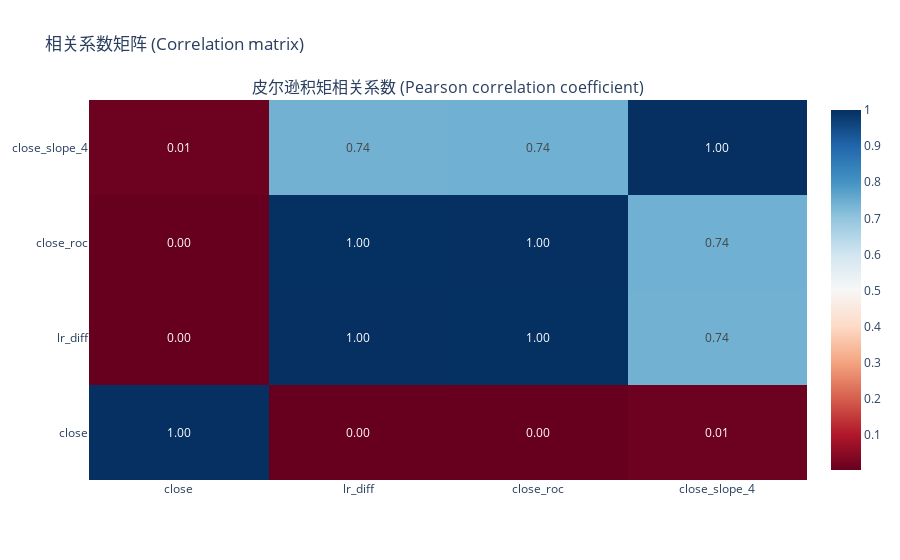

Notebook source saved alongside this figure:
### Code cell
import talib
from mlq.features.correlation import CorrelationAnalyer
from mlq.features.adf import ADFChecker


# corr_checker = CorrChecker(tmp)
# print(corr_checker.corr_check('close', 'slop'))
# corr_checker.plot(['close', 'slop'], method='pearson')


class SlopeFactor:
    timeperiod: int
    factor: pd.Series
    source: str
    

    def __init__(self, timeperiod: int, source: str = 'close'):
        self.timeperiod = timeperiod
        self.source = source
    
    def name(self) -> str:
        return self.source+'_slope_%d' %self.timeperiod
    
    def extract(self, df: pd.DataFrame) -> pd.DataFrame:
        self.factor = pd.Series(talib.LINEARREG_SLOPE(df[self.source].values, timeperiod=self.timeperiod), index=df.index)
        ADFChecker(self.factor).is_stationary()
        df[self.name()] = self.factor
        return df


slope_4 = SlopeFactor(4)
df = slope_4.extract(df)
df.dropna(inplace=True)

ca = CorrelationAnalyer()
print(ca.corr(df['lr_diff'], df[slope_4.name()]))

ca.plot(df[['close', 'lr_diff', 'close_roc', slope_4.name(),]], method='pearson')

df

### Figure 1 — Plotly figure (JSON) as saved in the notebook; plotly's stock layout.template omitted (floating-point values rounded to 4 significant figures)
{"data": [{"colorscale": [[0, "rgb(103,0,31)"], [0.1, "rgb(178,24,43)"], [0.2, "rgb(214,96,77)"], [0.3, "rgb(244,165,130)"], [0.4, "rgb(253,219,199)"], [0.5, "rgb(247,247,247)"], [0.6, "rgb(209,229,240)"], [0.7, "rgb(146,197,222)"], [0.8, "rgb(67,147,195)"], [0.9, "rgb(33,102,172)"], [1, "rgb(5,48,97)"]], "text": [[1, 0.003352, 0.0033, 0.01041], [0.003352, 1, 0.9992, 0.7405], [0.0033, 0.9992, 1, 0.7436], [0.01041, 0.7405, 0.7436, 1]], "texttemplate": "%{text:.2f}", "type": "heatmap", "x": ["close", "lr_diff", "close_roc", "close_slope_4"], "xaxis": "x", "y": ["close", "lr_diff", "close_roc", "close_slope_4"], "yaxis": "y", "z": [[1, 0.003352, 0.0033, 0.01041], [0.003352, 1, 0.9992, 0.7405], [0.0033, 0.9992, 1, 0.7436], [0.01041, 0.7405, 0.7436, 1]]}], "layout": {"annotations": [{"font": {"size": 16}, "showarrow": false, "text": "皮尔逊积矩相关系数 (Pearson correlation coefficient)", "x": 0.5, "xanchor": "center", "xref": "paper", "y": 1, "yanchor": "bottom", "yref": "paper"}], "title": {"text": "相关系数矩阵 (Correlation matrix)"}, "xaxis": {"anchor": "y", "domain": [0, 1]}, "yaxis": {"anchor": "x", "domain": [0, 1]}}}
